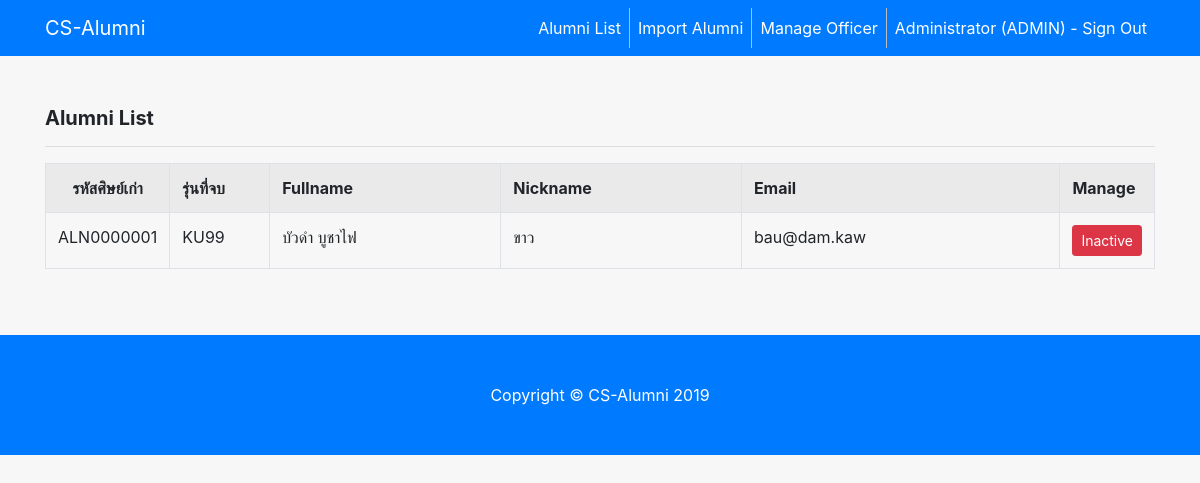
Page / (signed in) on the committed database.
### tables this page shows
CREATE TABLE `user` (
  `UserCode` varchar(10) NOT NULL,
  `FirstName` varchar(100) NOT NULL,
  `LastName` varchar(100) NOT NULL,
  `NickName` varchar(50) NOT NULL,
  `Password` varchar(300) NOT NULL,
  `Email` varchar(100) NOT NULL,
  `PublicInfo` varchar(2000) NOT NULL,
  `Generation` int(11) NOT NULL,
  `Active` int(11) NOT NULL,
  `Type` varchar(10) NOT NULL,
  `CreatedBy` varchar(10) NOT NULL,
  `CreatedOn` datetime NOT NULL,
  `UpdatedBy` varchar(10) DEFAULT NULL,
  `UpdatedOn` datetime DEFAULT NULL
);

### services/util_service.php (called while the page is built, shortened)
<?php session_start();
function GetConnection()
{
    $conn = new mysqli(DBConnection::$host, DBConnection::$username, DBConnection::$password, DBConnection::$database_name);
    mysqli_query($conn,"SET character_set_results=utf8");
    mysqli_query($conn,"SET character_set_client=utf8");
    mysqli_query($conn,"SET character_set_connection=utf8");
    return $conn;
}
function SelectRows($sql)
{
	$connextion = GetConnection();
	$result = mysqli_query($connextion,$sql);
    return $result;
}
?>

### index.php (the view, shortened to what this page needs)
<?php
include "header.php";
?>
<div class="container">
    <h5><b>Alumni List</b></h5>
    <hr />
    <table class="table table-bordered table-striped table-hover">
        <tr>
            <th class="text-center" style="width:40px;">รหัสศิษย์เก่า</th>
            <th style="width:100px;">รุ่นที่จบ</th>
            <th>Fullname</th>
            <th>Nickname</th>
            <th>Email</th>
            <th style="width:40px;">Manage</th>
        </tr>
        <?php
        $sql = "select * from user where Type = 'Alumni' and Active = 1 order by UserCode";
        $datas = SelectRows($sql);
        foreach ($datas as $data)
        {?>
        <tr>
            <td class="text-center"><?php echo $data["UserCode"] ?></td>
            <td>KU<?php echo $data["Generation"] ?></td>
            <td><?php echo $data["FirstName"] ?> <?php echo $data["LastName"] ?></td>
            <td><?php echo $data["NickName"] ?></td>
            <td><?php echo $data["Email"] ?></td>
            <td>
                <form method="post"><button type="submit" name="btnInactive" onclick="return confirm('Are you want to do this ?');" value="<?php echo $data["UserCode"] ?>" class="btn btn-danger btn-sm">Inactive</button></form>
            </td>
        </tr>
        <?php }
        ?>
    </table>
</div>
<?php
include "footer.php";
?>

### css/custom.css (style rules this page uses)
body { background:#f7f7f7; }

### rows in the picture
user: UserCode "ALN0000001", Generation "99", FirstName "บัวดำ", LastName "บูชาไฟ", NickName "ขาว", Email "bau@dam.kaw"

### other values in the picture
UserService::UserFullName() "Administrator"
UserService::UserType() "ADMIN"
